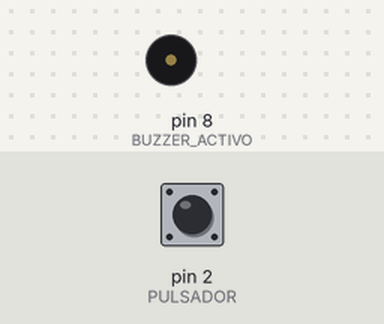
Bench run of a sketch on a simulated Arduino Uno, built with avr-gcc and run on an emulated ATmega328P. Parts: buzzer (waves = sounding). Inputs (shaded band) come from the test bench; at power-on: pin 2 (PULSADOR) HIGH.

Above: at 1.2 s.
1.3 s: pin 2 (PULSADOR) pulled LOW for 0.15 s
3.1 s: pin 2 (PULSADOR) pulled LOW for 3.2 s
Timing chart, 0 to 8.0 s (numbered marks = the images above; inputs shaded):
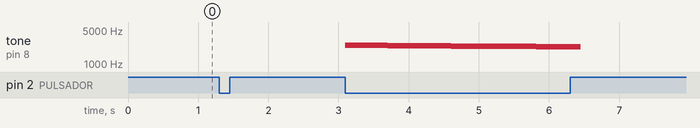

Measured:
- after the input at 1.3 s, tone on pin 8 (BUZZER_ACTIVO): silent → 2422 Hz after 1.8 s

The sketch:

Buzzer.ino
```cpp
#define PULSADOR 2
#define BUZZER_ACTIVO 8

float sinVal; //Variable que almacena la amplitud de la señal sinusuidal
int toneVal; //Variable que almacena la frecuencia del tono que se genera
boolean stateAlarm; //Variable de tipo bool que indica si la alarma está encendida o apagada

void setup (){
  pinMode (PULSADOR, INPUT_PULLUP);
  pinMode (BUZZER_ACTIVO, OUTPUT);
}

void loop (){
  if (digitalRead(PULSADOR) == LOW){
    stateAlarm =! stateAlarm;
    delay(300);
  }

  if(stateAlarm == 1){
    for (int i=0; i<180; i++){

      //Convertir grados a radianes para obtener el valor.
      sinVal = (sin(i*(3.1412/180)));
      //Generamos una frecuecia del valor de sin
      toneVal = 2000 + int((sinVal*1000));
      tone(BUZZER_ACTIVO, toneVal);
      delay(2);

        if(digitalRead(PULSADOR) == LOW){
          stateAlarm =! stateAlarm;
          delay(300);
        }
    }
  }

  else{
    noTone(BUZZER_ACTIVO);
  }
}
```
